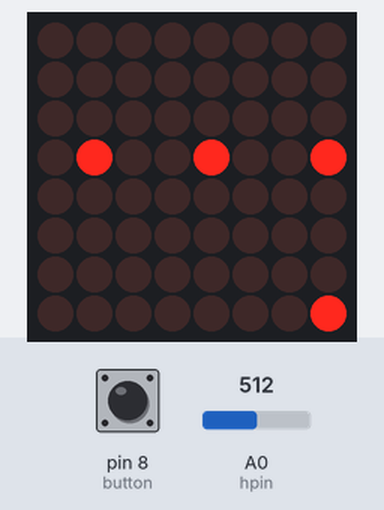
Bench run of a sketch on a simulated Arduino Uno, built with avr-gcc and run on an emulated ATmega328P. Shown: 8×8 LED matrix. The test bench sets the inputs (shaded band); at power-on: A0 (hpin) = 512, pin 8 (button) HIGH. Random numbers use the default seed unless the sketch sets one.

Above: at 11.27 s.
11.3 s: A0 (hpin) set to 526
At 12.22 s:
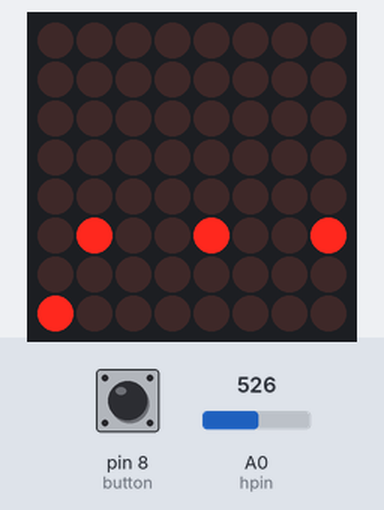
13.1 s: A0 (hpin) set to 511
At 17.5 s:
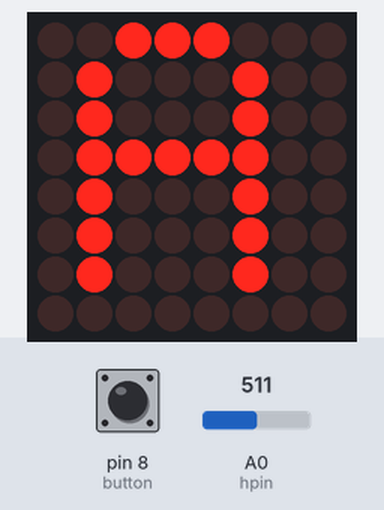
22.1 s: pin 8 (button) pulled LOW for 3.2 s
At 25.83 s:
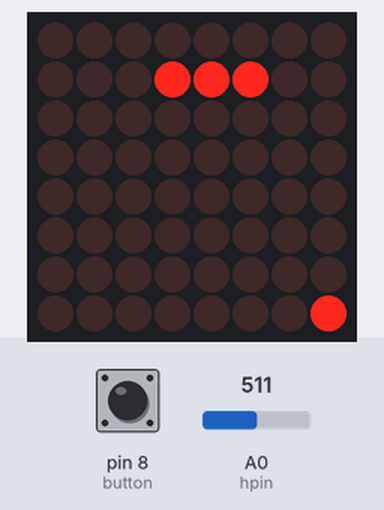
25.9 s: A0 (hpin) set to 716
At 27.28 s:
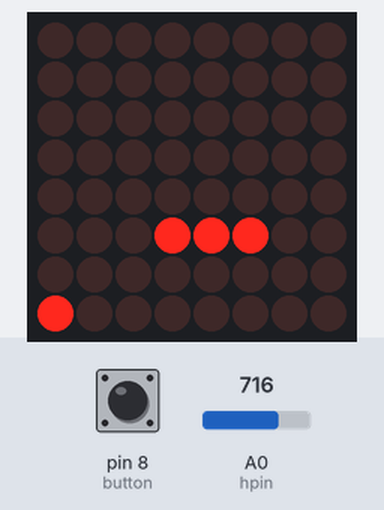
27.7 s: A0 (hpin) set to 502
At 28.3 s:
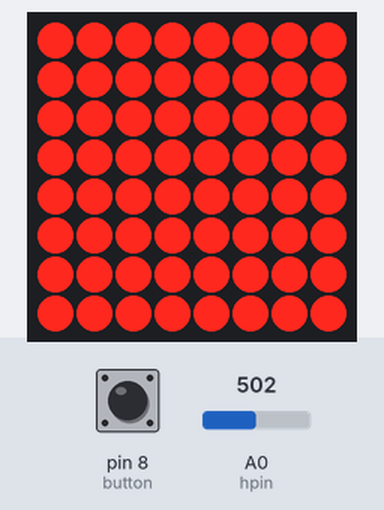

The sketch:

sketch.ino
```cpp
#include <MD_MAX72xx.h>
#include <ezButton.h>

// matrix controls
const byte data_pin = 11;
const byte chip_select_pin = 10;
const byte clock_pin = 13;
const byte max_devices = 1;

int y = 7;
int x = 0;
int paddle_length = 3, direction = "";

int max_x = 7;

ezButton button(8);

long int current_time, prev_time_random_object = 0, prev_time_player_movement = 0;
int threshold = 400;

int random_object1_position_x = 3;
int random_object_position_y = 8;
int random_object2_position_x = 3;
int random_object3_position_x = 3;


bool gameState = true;
// creating matrix object
MD_MAX72XX matrix = MD_MAX72XX(MD_MAX72XX::PAROLA_HW, chip_select_pin, max_devices);

// define the joystick controls
const byte hpin = A0;
const byte vpin = A1;

void setup() {
  Serial.begin(9600);

  matrix.begin();
  matrix.clear();


  button.setDebounceTime(25);
  show_message("WELCOME");
}

void loop() {

  // put your main code here, to run repeatedly:
  if (gameState == true) {
    button.loop();
    current_time = millis();
    check_direction();

    //control the movement the player sprite and draws all the objects
    if (current_time - prev_time_player_movement >= 100) {
      prev_time_player_movement = current_time;

      matrix.clear();

      move_sprite();

      matrix.setPoint(y, x, true);
      matrix.setPoint(random_object_position_y, random_object1_position_x, true);
      matrix.setPoint(random_object_position_y, random_object2_position_x, true);
      matrix.setPoint(random_object_position_y, random_object3_position_x, true);
    }

    //controls the movement of the random_object
    if (current_time - prev_time_random_object >= threshold) {
      prev_time_random_object = current_time;
      random_object_position_y++;
      if (random_object_position_y > 7) {
        generate_random_objects();
        threshold = threshold - 10;
        if (threshold < 150) {
          threshold = 150;
        }
      }
    }

    //game over condition
    if (random_object_position_y == 7) {
      if (random_object1_position_x == x || random_object2_position_x == x || random_object3_position_x == x) {
        gameState = false;

      }
    }
  }

  /* show the game over message and reset the game with
  push button when game is over*/
  if (gameState == false) {
    show_message("GAME OVER");
    while(true){
      button.loop();
      if(button.isPressed()){
        gameState=true;
        break;
      }
    }
  }

}


void check_direction() {
  if (analogRead(hpin) > 512)
    direction = "left";
  else if (analogRead(hpin) < 512)
    direction = "right";
  else
    direction = "";
}

void window_check() {
  if (x > 7 ) x = 7;
  else if (x < 0) x = 0;
}

void move_sprite() {
  if (direction == "left") x++;
  else if (direction == "right") x--;

  window_check();
}

void generate_random_objects() {

  random_object_position_y = 0;

  while (true) {

    random_object1_position_x = random(0, 8);
    random_object2_position_x = random(0, 8);
    random_object3_position_x = random(0, 8);

    if (random_object1_position_x != random_object2_position_x &&
        random_object2_position_x != random_object3_position_x &&
        random_object3_position_x != random_object1_position_x) {
      break;
    }
  }
}

void show_message(char messageToShow[]) {

  all_animate();
  int i = 0;

  while (messageToShow[i] != '\0') {
    matrix.setChar(6, messageToShow[i]);
    delay(500);
    matrix.clear();
    delay(500);
    i++;
  }
}

void all_animate() {
  int i = 0;
  while (i < 3) {
    for (int x = 0; x < 8; x++) {
      for (int y = 0; y < 8; y++) {
        matrix.setPoint(y, x, true);
      }
    }
    delay(500);
    matrix.clear();
    delay(500);
    i++;
  }
}
```

Measured:
- the behaviour switches between 512 and 513 on A0 (hpin) (found by bisection; images 0 and 1)
- what the display in image 2 shows lasts 0.5 s, from 17.2 s to 17.7 s
